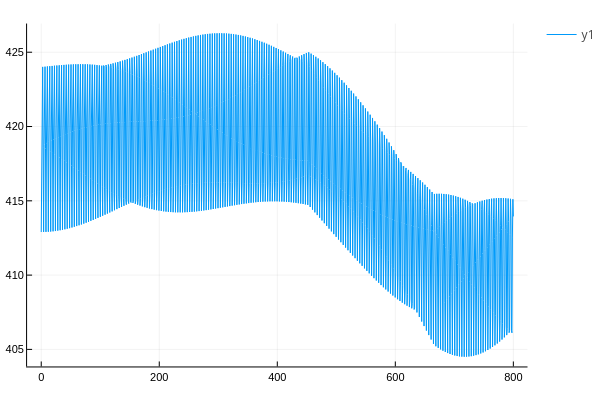

Notebook source saved alongside this figure:
### Code cell
plot(tsamp,alt0)

### Figure 1 — Plotly figure (JSON) as saved in the notebook; plotly's stock layout.template omitted (floating-point values rounded to 4 significant figures; data arrays with more than 128 entries replaced by an {"elided": "..."} marker saying what was removed)
{"data": [{"colorbar": {"title": {"text": ""}}, "legendgroup": "y1", "line": {"color": "rgba(0, 154, 250, 1.000)", "dash": "solid", "shape": "linear", "width": 1}, "mode": "lines", "name": "y1", "showlegend": true, "type": "scatter", "x": {"elided": "1000 float values"}, "xaxis": "x", "y": {"elided": "1000 float values"}, "yaxis": "y", "zmax": null, "zmin": null}], "layout": {"annotations": [], "height": 400, "legend_position": {"bgcolor": "rgba(255, 255, 255, 1.000)", "bordercolor": "rgba(0, 0, 0, 1)", "borderwidth": 1, "font": {"color": "rgba(0, 0, 0, 1)", "family": "sans-serif", "size": 11}, "title": {"font": {"color": "rgba(0, 0, 0, 1)", "family": "sans-serif", "size": 15}, "text": ""}, "tracegroupgap": 0, "traceorder": "normal", "x": 1, "xanchor": "auto", "y": 1, "yanchor": "auto"}, "margin": {"b": 20, "l": 0, "r": 0, "t": 20}, "paper_bgcolor": "rgba(255, 255, 255, 1.000)", "plot_bgcolor": "rgba(255, 255, 255, 1.000)", "showlegend": true, "width": 600, "xaxis": {"anchor": "y", "domain": [0.05101, 0.9934], "gridcolor": "rgba(0, 0, 0, 0.1)", "gridwidth": 0.5, "linecolor": "rgba(0, 0, 0, 1)", "mirror": false, "range": [-24, 824], "showgrid": true, "showline": true, "showticklabels": true, "tickangle": 0, "tickcolor": "rgb(0, 0, 0)", "tickfont": {"color": "rgba(0, 0, 0, 1)", "family": "sans-serif", "size": 11}, "tickmode": "array", "ticks": "inside", "ticktext": ["0", "200", "400", "600", "800"], "tickvals": [0, 200, 400, 600, 800], "title": {"font": {"color": "rgba(0, 0, 0, 1)", "family": "sans-serif", "size": 15}, "text": ""}, "type": "linear", "visible": true, "zeroline": false, "zerolinecolor": "rgba(0, 0, 0, 1)"}, "yaxis": {"anchor": "x", "domain": [0.03762, 0.9902], "gridcolor": "rgba(0, 0, 0, 0.1)", "gridwidth": 0.5, "linecolor": "rgba(0, 0, 0, 1)", "mirror": false, "range": [403.9, 426.9], "showgrid": true, "showline": true, "showticklabels": true, "tickangle": 0, "tickcolor": "rgb(0, 0, 0)", "tickfont": {"color": "rgba(0, 0, 0, 1)", "family": "sans-serif", "size": 11}, "tickmode": "array", "ticks": "inside", "ticktext": ["405", "410", "415", "420", "425"], "tickvals": [405, 410, 415, 420, 425], "title": {"font": {"color": "rgba(0, 0, 0, 1)", "family": "sans-serif", "size": 15}, "text": ""}, "type": "linear", "visible": true, "zeroline": false, "zerolinecolor": "rgba(0, 0, 0, 1)"}}}
